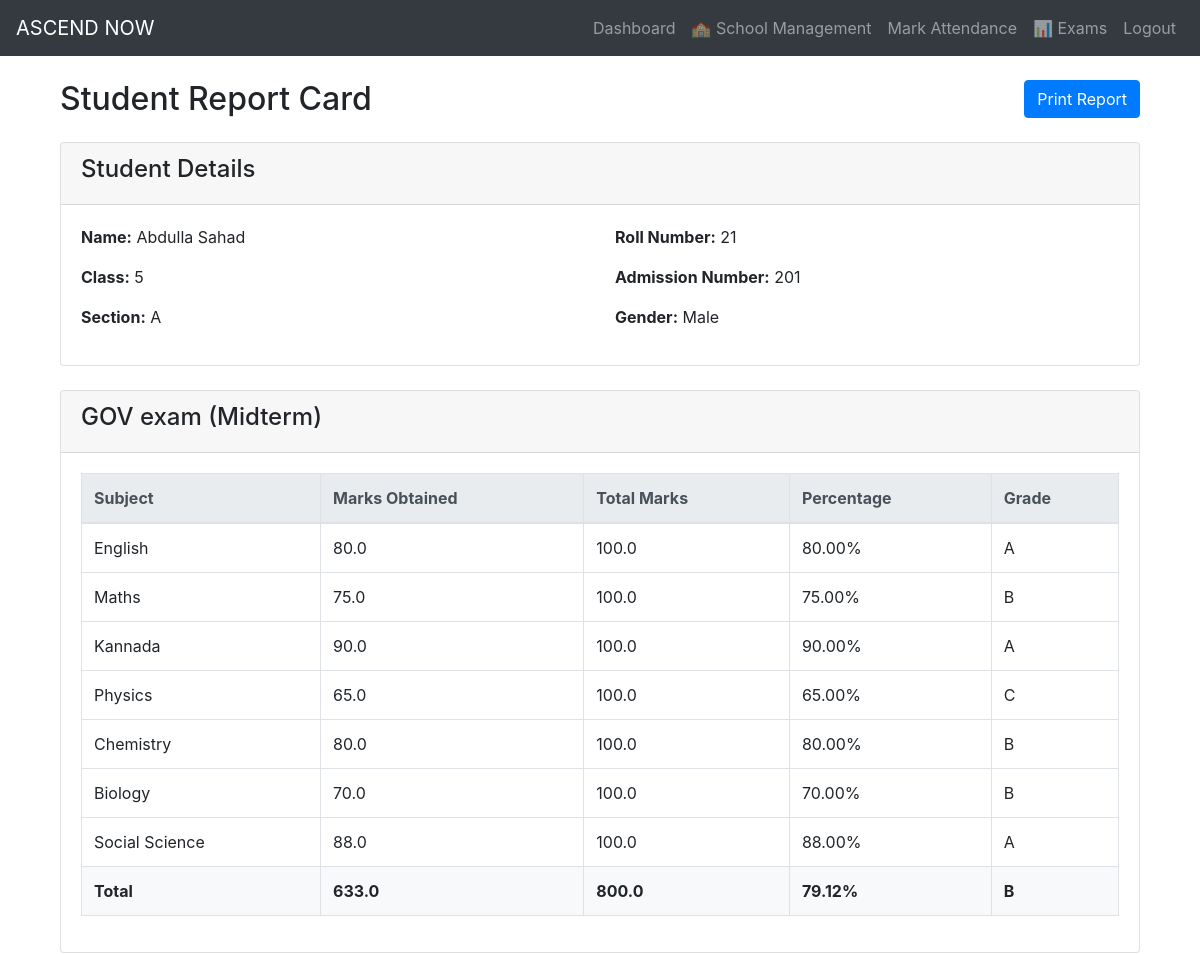
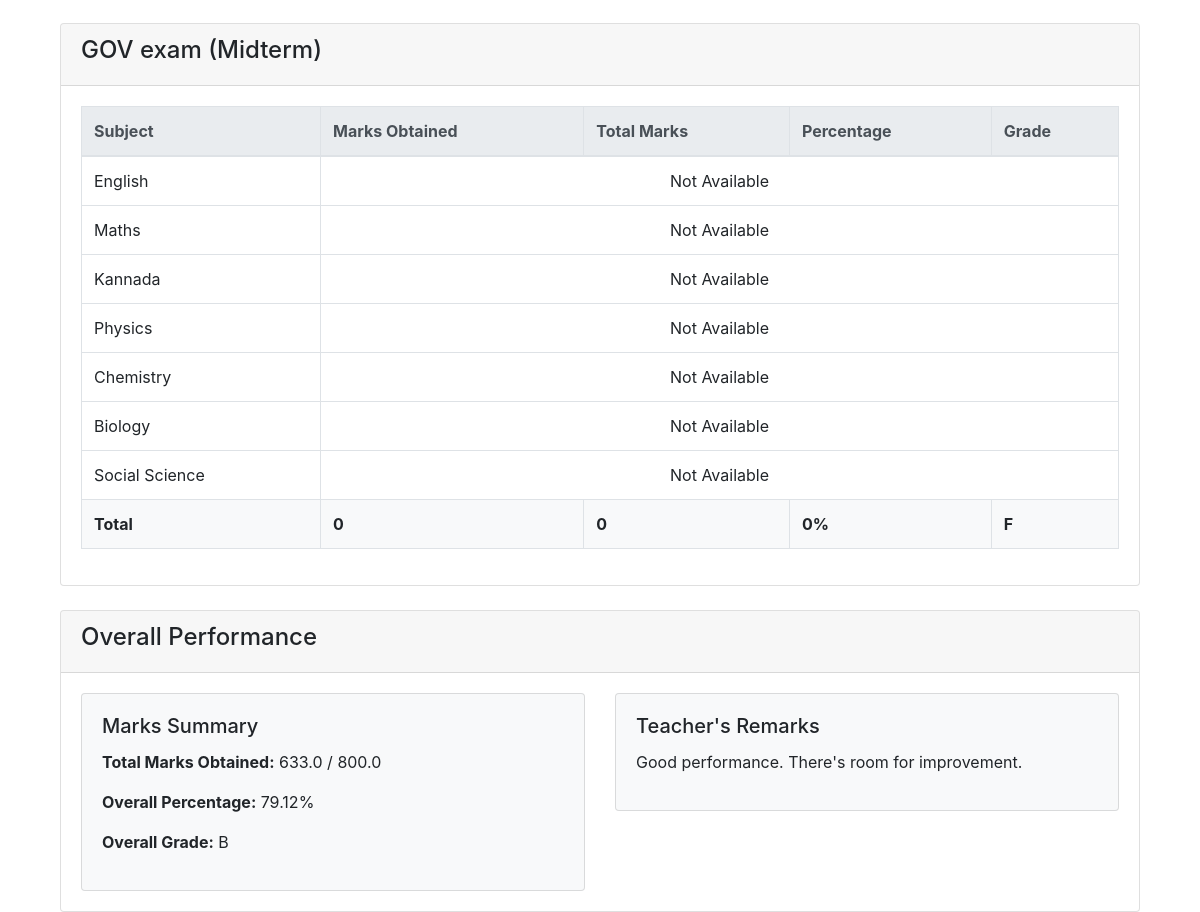
Screenshot of /marks/report/1 (signed in) with the database file from the repository (2 pictures, top to bottom).
### dashboard/models.py (models this page shows, shortened)
class Student(db.Model):
    id = db.Column(db.Integer, primary_key=True)
    school_id = db.Column(db.Integer, db.ForeignKey('school.id'), nullable=False)
    class_id = db.Column(db.Integer, db.ForeignKey('class.id'), nullable=False)
    section_id = db.Column(db.Integer, db.ForeignKey('section.id'), nullable=False)
    first_name = db.Column(db.String(100), nullable=False)
    last_name = db.Column(db.String(100), nullable=False)
    dob = db.Column(db.Date, nullable=False)
    gender = db.Column(db.Enum('Male', 'Female', 'Other', name="gender_types"), nullable=False)
    admission_number = db.Column(db.String(50), unique=True, nullable=False)
    roll_number = db.Column(db.String(50), nullable=False)
    parent_contact = db.Column(db.String(20), nullable=False)
    attendance = db.relationship('Attendance', backref='student', lazy=True)
    marks = db.relationship('Mark', backref='student', lazy=True)
    parents = db.relationship('Parent', backref='student', lazy=True)
    @property
    def full_name(self):
        return f"{self.first_name} {self.last_name}"
    def calculate_total_marks(self, exam_id=None):
        query = Mark.query.filter_by(student_id=self.id)
        if exam_id:
            query = query.filter_by(exam_id=exam_id)
        marks = query.all()
        total_obtained = sum(mark.marks_obtained for mark in marks)
        total_possible = sum(mark.total_marks for mark in marks)
        if total_possible == 0:
            return 0, 0, 0
        percentage = (total_obtained / total_possible) * 100
        return total_obtained, total_possible, round(percentage, 2)

class Class(db.Model):
    id = db.Column(db.Integer, primary_key=True)
    school_id = db.Column(db.Integer, db.ForeignKey('school.id'), nullable=False)
    class_name = db.Column(db.String(10), nullable=False)
    sections = db.relationship('Section', backref='class', lazy=True)
    subjects = db.relationship('Subject', backref='class', lazy=True)
    exams = db.relationship('Exam', backref='class', lazy=True)
    students = db.relationship('Student', backref='class', lazy=True)

class Section(db.Model):
    id = db.Column(db.Integer, primary_key=True)
    class_id = db.Column(db.Integer, db.ForeignKey('class.id'), nullable=False)
    section_name = db.Column(db.String(5), nullable=False)
    students = db.relationship('Student', backref='section', lazy=True)
    exams = db.relationship('Exam', backref='section', lazy=True)

class Exam(db.Model):
    id = db.Column(db.Integer, primary_key=True)
    class_id = db.Column(db.Integer, db.ForeignKey('class.id'), nullable=False)
    section_id = db.Column(db.Integer, db.ForeignKey('section.id'), nullable=False)
    name = db.Column(db.String(100), nullable=False)
    exam_type = db.Column(db.Enum('Midterm', 'Final', 'Quiz', 'Assignment', name="exam_types"), nullable=False)
    start_date = db.Column(db.Date, nullable=False)
    end_date = db.Column(db.Date, nullable=False)
    is_active = db.Column(db.Boolean, default=True)
    marks = db.relationship('Mark', backref='exam', lazy=True)

class Subject(db.Model):
    id = db.Column(db.Integer, primary_key=True)
    class_id = db.Column(db.Integer, db.ForeignKey('class.id'), nullable=False)
    subject_name = db.Column(db.String(100), nullable=False)
    teacher_id = db.Column(db.Integer, db.ForeignKey('user.id'), nullable=False)
    marks = db.relationship('Mark', backref='subject', lazy=True)

class Mark(db.Model):
    id = db.Column(db.Integer, primary_key=True)
    student_id = db.Column(db.Integer, db.ForeignKey('student.id'), nullable=False)
    subject_id = db.Column(db.Integer, db.ForeignKey('subject.id'), nullable=False)
    exam_id = db.Column(db.Integer, db.ForeignKey('exam.id'), nullable=False)
    marks_obtained = db.Column(db.Float, nullable=False)
    total_marks = db.Column(db.Float, nullable=False)
    grade = db.Column(db.String(5), nullable=False)
    @property
    def percentage(self):
        if self.total_marks == 0:
            return 0
        return (self.marks_obtained / self.total_marks) * 100
    @staticmethod
    def calculate_grade(percentage):
        if percentage >= 90:
            return 'A+'
        elif percentage >= 80:
            return 'A'
        elif percentage >= 70:
            return 'B'
        elif percentage >= 60:
            return 'C'
        elif percentage >= 50:
            return 'D'
        else:
            return 'F'

### dashboard/views.py (the view)
@app.route('/marks/report/<int:student_id>', methods=['GET'])
@login_required
def student_marks_report(student_id):
    student = Student.query.get_or_404(student_id)
    exams = Exam.query.filter_by(class_id=student.class_id).all()
    subjects = Subject.query.filter_by(class_id=student.class_id).all()
    marks_by_exam = {}
    for exam in exams:
        subject_marks = {}
        for subject in subjects:
            mark = Mark.query.filter_by(
                student_id=student_id,
                subject_id=subject.id,
                exam_id=exam.id
            ).first()
            subject_marks[subject.id] = mark
        total_obtained, total_possible, percentage = student.calculate_total_marks(exam.id)
        marks_by_exam[exam.id] = {
            'subject_marks': subject_marks,
            'total_obtained': total_obtained,
            'total_possible': total_possible,
            'percentage': percentage,
            'grade': Mark.calculate_grade(percentage)
        }
    overall_obtained, overall_possible, overall_percentage = student.calculate_total_marks()
    return render_template('exams/report.html',
                          student=student,
                          exams=exams,
                          subjects=subjects,
                          marks_by_exam=marks_by_exam,
                          overall_obtained=overall_obtained,
                          overall_possible=overall_possible,
                          overall_percentage=overall_percentage,
                          overall_grade=Mark.calculate_grade(overall_percentage))

### dashboard/__init__.py (called while the page is built)
@login_manager.user_loader
def load_user(user_id):
    user = User.query.get(int(user_id))
    return user

### dashboard/models.py (called while the page is built)
    @property
    def is_authenticated(self):
        return True

### dashboard/templates/exams/report.html (shortened to what this page needs)
{% extends "base.html" %}
{% block content %}
<div class="container-fluid">
    <div class="row mb-3">
        <div class="col-md-6">
            <h2>Student Report Card</h2>
        </div>
        <div class="col-md-6 text-right">
            <button class="btn btn-primary" onclick="window.print()">
                 Print Report
            </button>
        </div>
    </div>
    <div class="card mb-4">
        <div class="card-header">
            <h4>Student Details</h4>
        </div>
        <div class="card-body">
            <div class="row">
                <div class="col-md-6">
                    <p><strong>Name:</strong> {{ student.full_name }}</p>
                    <p><strong>Class:</strong> {{ student.class.class_name }}</p>
                    <p><strong>Section:</strong> {{ student.section.section_name }}</p>
                </div>
                <div class="col-md-6">
                    <p><strong>Roll Number:</strong> {{ student.roll_number }}</p>
                    <p><strong>Admission Number:</strong> {{ student.admission_number }}</p>
                    <p><strong>Gender:</strong> {{ student.gender }}</p>
                </div>
            </div>
        </div>
    </div>
    {% for exam in exams %}
    <div class="card mb-4">
        <div class="card-header">
            <h4>{{ exam.name }} ({{ exam.exam_type }})</h4>
        </div>
        <div class="card-body">
            <div class="table-responsive">
                <table class="table table-bordered">
                    <thead class="thead-light">
                        <tr>
                            <th>Subject</th>
                            <th>Marks Obtained</th>
                            <th>Total Marks</th>
                            <th>Percentage</th>
                            <th>Grade</th>
                        </tr>
                    </thead>
                    <tbody>
                        {% for subject in subjects %}
                            <tr>
                                <td>{{ subject.subject_name }}</td>
                                {% if subject.id in marks_by_exam[exam.id].subject_marks and marks_by_exam[exam.id].subject_marks[subject.id] %}
                                    <td>{{ marks_by_exam[exam.id].subject_marks[subject.id].marks_obtained }}</td>
                                    <td>{{ marks_by_exam[exam.id].subject_marks[subject.id].total_marks }}</td>
                                    <td>{{ "%.2f"|format(marks_by_exam[exam.id].subject_marks[subject.id].percentage) }}%</td>
                                    <td>{{ marks_by_exam[exam.id].subject_marks[subject.id].grade }}</td>
                                {% else %}
                                    <td colspan="4" class="text-center">Not Available</td>
                                {% endif %}
                            </tr>
                        {% endfor %}
                    </tbody>
                    <tfoot>
                        <tr class="bg-light">
                            <th>Total</th>
                            <th>{{ marks_by_exam[exam.id].total_obtained }}</th>
                            <th>{{ marks_by_exam[exam.id].total_possible }}</th>
                            <th>{{ marks_by_exam[exam.id].percentage }}%</th>
                            <th>{{ marks_by_exam[exam.id].grade }}</th>
                        </tr>
                    </tfoot>
                </table>
            </div>
        </div>
    </div>
    {% endfor %}
    <div class="card">
        <div class="card-header">
            <h4>Overall Performance</h4>
        </div>
        <div class="card-body">
            <div class="row">
                <div class="col-md-6">
                    <div class="card bg-light">
                        <div class="card-body">
                            <h5 class="card-title">Marks Summary</h5>
                            <p><strong>Total Marks Obtained:</strong> {{ overall_obtained }} / {{ overall_possible }}</p>
                            <p><strong>Overall Percentage:</strong> {{ overall_percentage }}%</p>
                            <p><strong>Overall Grade:</strong> {{ overall_grade }}</p>
                        </div>
                    </div>
                </div>
                <div class="col-md-6">
                    <div class="card bg-light">
                        <div class="card-body">
                            <h5 class="card-title">Teacher's Remarks</h5>
                            <p>
                                {% if overall_percentage >= 90 %}
                                    Excellent performance! Keep up the outstanding work.
                                {% elif overall_percentage >= 80 %}
                                    Very good performance. Continue working hard.
                                {% elif overall_percentage >= 70 %}
                                    Good performance. There's room for improvement.
                                {% elif overall_percentage >= 60 %}
                                    Satisfactory performance. Need to focus more on studies.
                                {% else %}
                                    Needs significant improvement. Please pay more attention to studies.
                                {% endif %}
                            </p>
                        </div>
                    </div>
                </div>
            </div>
        </div>
    </div>
</div>
{% endblock %}

### rows the page displays
Student: full_name "Abdulla Sahad", roll_number "21", admission_number "201", gender "Male"
Class: class.class_name "5"
Section: section.section_name "A"
Exam: name "GOV exam", exam_type "Midterm", marks_by_exam "633.0", marks_by_exam "800.0", marks_by_exam "79.12", marks_by_exam "B"
Subject: subject_name "English", shows "Not Available"
Mark: marks_obtained "80.0", total_marks "100.0", total_marks+marks_obtained "80.00", grade "A"
Subject: subject_name "Maths", shows "Not Available"
Mark: marks_obtained "75.0", total_marks "100.0", total_marks+marks_obtained "75.00", grade "B"
Subject: subject_name "Kannada", shows "Not Available"
Mark: marks_obtained "90.0", total_marks "100.0", total_marks+marks_obtained "90.00", grade "A"
Subject: subject_name "Physics", shows "Not Available"
Mark: marks_obtained "65.0", total_marks "100.0", total_marks+marks_obtained "65.00", grade "C"
Subject: subject_name "Chemistry", shows "Not Available"
Mark: marks_obtained "80.0", total_marks "100.0", total_marks+marks_obtained "80.00", grade "B"
Subject: subject_name "Biology", shows "Not Available"
Mark: marks_obtained "70.0", total_marks "100.0", total_marks+marks_obtained "70.00", grade "B"
Subject: subject_name "Social Science", shows "Not Available"
Mark: marks_obtained "88.0", total_marks "100.0", total_marks+marks_obtained "88.00", grade "A"
Exam: name "GOV exam", exam_type "Midterm", marks_by_exam "0", marks_by_exam "F"

### other values shown
{{ overall_obtained }} "633.0"
{{ overall_possible }} "800.0"
{{ overall_percentage }} "79.12"
{{ overall_grade }} "B"
